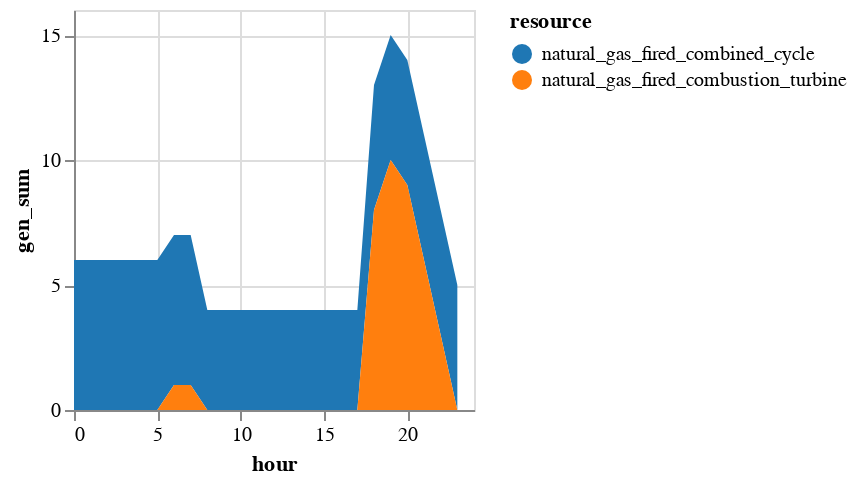

Here is the notebook cell this chart was saved with:
### Markdown cell above
We can examine the commitment status of various units by examining the results in `solution.commit`.

### Code cell
sol_commit = innerjoin(solution.commit, 
                    gen_df[!, [:r_id, :resource]], 
                    on = :r_id)
sol_commit = combine(groupby(sol_commit, [:resource, :hour]), 
            :gen => sum)
sol_commit.hour = sol_commit.hour .- T_period[1]

sol_commit |>
@vlplot(:area, 
    x=:hour, y={:gen_sum, stack=:zero}, 
    color={"resource:n", scale={scheme="category10"}})

### Figure 1 — Vega specification as saved in the notebook (floating-point values rounded to 4 significant figures)
{"$schema": "https://vega.github.io/schema/vega/v5.json", "axes": [{"aria": false, "domain": false, "grid": true, "gridScale": "y", "labels": false, "maxExtent": 0, "minExtent": 0, "orient": "bottom", "scale": "x", "tickCount": {"signal": "ceil(width/40)"}, "ticks": false, "zindex": 0}, {"aria": false, "domain": false, "grid": true, "gridScale": "x", "labels": false, "maxExtent": 0, "minExtent": 0, "orient": "left", "scale": "y", "tickCount": {"signal": "ceil(height/40)"}, "ticks": false, "zindex": 0}, {"grid": false, "labelFlush": true, "labelOverlap": true, "orient": "bottom", "scale": "x", "tickCount": {"signal": "ceil(width/40)"}, "title": "hour", "zindex": 0}, {"grid": false, "labelOverlap": true, "orient": "left", "scale": "y", "tickCount": {"signal": "ceil(height/40)"}, "title": "gen_sum", "zindex": 0}], "background": "white", "data": [{"name": "source_0", "values": [{"gen_sum": 6, "hour": 0, "resource": "natural_gas_fired_combined_cycle"}, {"gen_sum": 0, "hour": 0, "resource": "natural_gas_fired_combustion_turbine"}, {"gen_sum": 6, "hour": 1, "resource": "natural_gas_fired_combined_cycle"}, {"gen_sum": 0, "hour": 1, "resource": "natural_gas_fired_combustion_turbine"}, {"gen_sum": 6, "hour": 2, "resource": "natural_gas_fired_combined_cycle"}, {"gen_sum": 0, "hour": 2, "resource": "natural_gas_fired_combustion_turbine"}, {"gen_sum": 6, "hour": 3, "resource": "natural_gas_fired_combined_cycle"}, {"gen_sum": 0, "hour": 3, "resource": "natural_gas_fired_combustion_turbine"}, {"gen_sum": 6, "hour": 4, "resource": "natural_gas_fired_combined_cycle"}, {"gen_sum": 0, "hour": 4, "resource": "natural_gas_fired_combustion_turbine"}, {"gen_sum": 6, "hour": 5, "resource": "natural_gas_fired_combined_cycle"}, {"gen_sum": 0, "hour": 5, "resource": "natural_gas_fired_combustion_turbine"}, {"gen_sum": 6, "hour": 6, "resource": "natural_gas_fired_combined_cycle"}, {"gen_sum": 1, "hour": 6, "resource": "natural_gas_fired_combustion_turbine"}, {"gen_sum": 6, "hour": 7, "resource": "natural_gas_fired_combined_cycle"}, {"gen_sum": 1, "hour": 7, "resource": "natural_gas_fired_combustion_turbine"}, {"gen_sum": 4, "hour": 8, "resource": "natural_gas_fired_combined_cycle"}, {"gen_sum": 0, "hour": 8, "resource": "natural_gas_fired_combustion_turbine"}, {"gen_sum": 4, "hour": 9, "resource": "natural_gas_fired_combined_cycle"}, {"gen_sum": 0, "hour": 9, "resource": "natural_gas_fired_combustion_turbine"}, {"gen_sum": 4, "hour": 10, "resource": "natural_gas_fired_combined_cycle"}, {"gen_sum": 0, "hour": 10, "resource": "natural_gas_fired_combustion_turbine"}, {"gen_sum": 4, "hour": 11, "resource": "natural_gas_fired_combined_cycle"}, {"gen_sum": 0, "hour": 11, "resource": "natural_gas_fired_combustion_turbine"}, {"gen_sum": 4, "hour": 12, "resource": "natural_gas_fired_combined_cycle"}, {"gen_sum": 0, "hour": 12, "resource": "natural_gas_fired_combustion_turbine"}, {"gen_sum": 4, "hour": 13, "resource": "natural_gas_fired_combined_cycle"}, {"gen_sum": 0, "hour": 13, "resource": "natural_gas_fired_combustion_turbine"}, {"gen_sum": 4, "hour": 14, "resource": "natural_gas_fired_combined_cycle"}, {"gen_sum": 0, "hour": 14, "resource": "natural_gas_fired_combustion_turbine"}, {"gen_sum": 4, "hour": 15, "resource": "natural_gas_fired_combined_cycle"}, {"gen_sum": 0, "hour": 15, "resource": "natural_gas_fired_combustion_turbine"}, {"gen_sum": 4, "hour": 16, "resource": "natural_gas_fired_combined_cycle"}, {"gen_sum": 0, "hour": 16, "resource": "natural_gas_fired_combustion_turbine"}, {"gen_sum": 4, "hour": 17, "resource": "natural_gas_fired_combined_cycle"}, {"gen_sum": 0, "hour": 17, "resource": "natural_gas_fired_combustion_turbine"}, {"gen_sum": 5, "hour": 18, "resource": "natural_gas_fired_combined_cycle"}, {"gen_sum": 8, "hour": 18, "resource": "natural_gas_fired_combustion_turbine"}, {"gen_sum": 5, "hour": 19, "resource": "natural_gas_fired_combined_cycle"}, {"gen_sum": 10, "hour": 19, "resource": "natural_gas_fired_combustion_turbine"}, {"gen_sum": 5, "hour": 20, "resource": "natural_gas_fired_combined_cycle"}, {"gen_sum": 9, "hour": 20, "resource": "natural_gas_fired_combustion_turbine"}, {"gen_sum": 5, "hour": 21, "resource": "natural_gas_fired_combined_cycle"}, {"gen_sum": 6, "hour": 21, "resource": "natural_gas_fired_combustion_turbine"}, {"gen_sum": 5, "hour": 22, "resource": "natural_gas_fired_combined_cycle"}, {"gen_sum": 3, "hour": 22, "resource": "natural_gas_fired_combustion_turbine"}, {"gen_sum": 5, "hour": 23, "resource": "natural_gas_fired_combined_cycle"}, {"gen_sum": 0, "hour": 23, "resource": "natural_gas_fired_combustion_turbine"}]}, {"name": "data_0", "source": "source_0", "transform": [{"as": "hour", "expr": "toNumber(datum[\"hour\"])", "type": "formula"}, {"field": "gen_sum", "groupby": ["resource"], "key": "hour", "method": "value", "type": "impute", "value": 0}, {"as": ["gen_sum_start", "gen_sum_end"], "field": "gen_sum", "groupby": ["hour"], "offset": "zero", "sort": {"field": ["resource"], "order": ["descending"]}, "type": "stack"}]}], "height": 200, "legends": [{"fill": "color", "symbolType": "circle", "title": "resource"}], "marks": [{"encode": {"update": {"height": {"field": {"group": "height"}}, "width": {"field": {"group": "width"}}}}, "from": {"facet": {"data": "data_0", "groupby": ["resource"], "name": "faceted_path_main"}}, "marks": [{"encode": {"update": {"defined": {"signal": "isValid(datum[\"hour\"]) && isFinite(+datum[\"hour\"]) && isValid(datum[\"gen_sum\"]) && isFinite(+datum[\"gen_sum\"])"}, "description": {"signal": "\"hour: \" + (format(datum[\"hour\"], \"\")) + \"; gen_sum: \" + (format(datum[\"gen_sum\"], \"\")) + \"; resource: \" + (isValid(datum[\"resource\"]) ? datum[\"resource\"] : \"\"+datum[\"resource\"])"}, "fill": {"field": "resource", "scale": "color"}, "orient": {"value": "vertical"}, "x": {"field": "hour", "scale": "x"}, "y": {"field": "gen_sum_end", "scale": "y"}, "y2": {"field": "gen_sum_start", "scale": "y"}}}, "from": {"data": "faceted_path_main"}, "name": "marks", "sort": {"field": "datum[\"hour\"]"}, "style": ["area"], "type": "area"}], "name": "pathgroup", "type": "group"}], "padding": 5, "scales": [{"domain": {"data": "data_0", "field": "hour"}, "name": "x", "nice": true, "range": [0, {"signal": "width"}], "type": "linear", "zero": false}, {"domain": {"data": "data_0", "fields": ["gen_sum_start", "gen_sum_end"]}, "name": "y", "nice": true, "range": [{"signal": "height"}, 0], "type": "linear", "zero": true}, {"domain": {"data": "data_0", "field": "resource", "sort": true}, "name": "color", "range": {"scheme": "category10"}, "type": "ordinal"}], "style": "cell", "width": 200}
